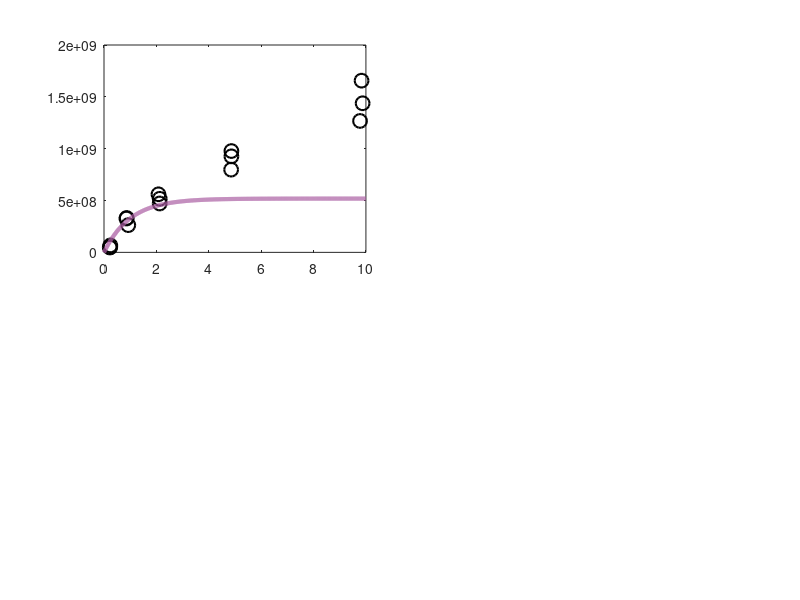

Write the MATLAB code that produced this figure. (Note: this script raises an error after producing the figure.)
% function void = main_plt_Figure2_GEpersample_051322(void)

% plot results from fitting models: WT MOI vs. total viral yield

%%
clear all; close all; clc;

% save figure?
save_ans_Fig = 0;

figure_name = 'Figure2_modelfits_GEpersample_070522';

% 'zesty' color palette: https://venngage.com/blog/color-blind-friendly-palette/
color_violet=[169,90,161]/255;
color_lightblue=[133,192,249]/255;
color_orange = [245,121,58]/255;
color_rgb_values = [color_violet; color_orange; color_lightblue];
% color_rgb_values = [0.6627 0.3529 0.6314; 0.9608  0.4745   0.2275; 0.5216    0.7529    0.9765];

Ncells = 2e6;


%% load fitting data
% includes experimenatal data - GE/mL vs. WT MOI - that models were fit to
load('results/FittingResults_GEpersample_062922.mat');


%%
% GE/mL (MA) after 18 hpi
data_hpi_18hrs = data.GE_output;%data.GE_output;
actual_moi = data.actual_moi;
actual_moi_array = actual_moi;

%% loading results
actual_moi_finer = results.actual_moi_finer;
ilist = 0:15; % this should be saved!!

GE_model_const = results.GE_model_constant;
cell_output_constant = results.cell_output_MLE_constant;

GE_model_linear = results.GE_model_linear; %Get_GE_linear(actual_moi_finer, m_fit_linear, Ncells);
cell_output_linear = results.cell_output_MLE_linear;

GE_model_MM = results.GE_model_MM;
cell_output_MM = results.cell_output_MLE_MM;

%% now plot the results
figure(1); set(gcf, 'Position',  [200, 100, 825, 700]);

%% panel A: MOI vs. viral yield
figure(1); subplot(2,2,1);
h(1) = plot(actual_moi(:,1), data_hpi_18hrs(:,1), 'ko','MarkerSize',10,'LineWidth',1.5); hold on;
plot(actual_moi(:,2:3), data_hpi_18hrs(:,2:3), 'ko','MarkerSize',10,'LineWidth',1.5); hold on;

h(2) = plot(actual_moi_finer, GE_model_const, 'Color',color_rgb_values(1,:),'LineWidth',3); hold on;
h(2).Color(4)=0.85;
h(3) = plot(actual_moi_finer, GE_model_linear, 'Color',color_rgb_values(2,:),'LineWidth',3); hold on;
h(3).Color(4)=0.85;
h(4) = plot(actual_moi_finer, GE_model_MM, 'Color',color_rgb_values(3,:),'LineWidth',3); hold on;
h(4).Color(4)=0.85;
legend boxoff
xlabel('WT Mean MOI'); ylabel('Total Viral Yield (GE/mL)')
f1=gca;
f1.LineWidth = 1;
f1.FontSize = 14;
f1.FontWeight = 'normal';
f1.FontName = 'Times';

% set(f1,'yticklabel',[{' '},{'10^{-4}'},{'10^{-2}'},{'10^0'}]);

legend(h,{'Bulk Cell Culture Data','Input-independent','Linear','Saturating'},'FontSize',14,'Location',[0.16 0.82 .15 .075]);

txt = {'A'};
text(0.125,1.04,txt,'Units','normalized','FontSize',14,'FontWeight','bold');


%% panel B: cell MOI vs. viral output
figure(1); subplot(2,2,2);
this_p = plot(ilist, cell_output_constant, 'Color',color_rgb_values(1,:),'LineWidth',3); hold on;
this_p.Color(4)=0.85;
this_p = plot(ilist, cell_output_constant, '.','MarkerSize',18, 'Color',color_rgb_values(1,:)); hold on;
this_p.Color(4)=0.85;
this_p = plot(ilist, cell_output_linear, 'Color',color_rgb_values(2,:),'LineWidth',3); hold on;
this_p.Color(4)=0.85;
this_p = plot(ilist, cell_output_linear,'.','MarkerSize',18,'Color',color_rgb_values(2,:)); hold on;
this_p.Color(4)=0.85;
this_p = plot(ilist, cell_output_MM, 'Color',color_rgb_values(3,:),'LineWidth',3); hold on;
this_p.Color(4)=0.85;
this_p = plot(ilist, cell_output_MM, '.','MarkerSize',18,'Color',color_rgb_values(3,:));
this_p.Color(4)=0.85;
axis([0 15 0 1600]);
xlabel('WT Cellular MOI, $i$','interpreter','latex');  
ylabel('Viral Yield, $\nu(i)$','interpreter','latex');
f1=gca;
f1.LineWidth = 1;
f1.FontSize = 14;
f1.FontWeight = 'normal';
f1.FontName = 'Times';

yticks([0:200:1600]);
% set(f1,'yticklabel',[{'0'},{'400'},{'800'},{'1200'},{'1600'}]);
set(f1,'yticklabel',[{'0'},{''},{'400'},{''},{'800'},{''},{'1200'},{''},{'1600'}]);


txt = {'B'};
text(0.025,1.04,txt,'Units','normalized','FontSize',14,'FontWeight','bold');


%% panel C: now load and plot heat map and confidencent intervals
load('results/loglikelihood_M_K_070522.mat');

% bounds for colorbar
lowerbound_logL = -500;
upperbound_logL = max_logL;

% heat map of loglikelihood values
figure(1); subplot(2,2,3);
h = pcolor(K_vector, m_vector,loglikelihood_values); hold on;
% h = pcolor(K_vector, m_vector,max(loglikelihood_values,lowerbound_logL)); hold on;
contour(K_vector, m_vector,loglikelihood_values_binary,'k','LineWidth',1); hold on;
% plot(ci_each_M(:,1),M_values_ci,'k','LineWidth',2); hold on;
% plot(ci_each_M(:,2),M_values_ci,'k','LineWidth',2); hold on;
plot(results.nu_MM(2),results.nu_MM(1),'k.','MarkerSize',20);
set(h, 'EdgeColor', 'none');
xlabel('WT Cellular MOI at Half Maximum Viral Yield, $K$','interpreter','latex'); 
ylabel('Maximum Viral Yield, $m$','interpreter','latex');
cb = colorbar;
set(get(cb,'Title'),'String','Loglikelihood','fontsize',14);
caxis([lowerbound_logL upperbound_logL]);
cb.Ticks = [-500,-400,-300,-200,-100,0];
% cb.Limits = [lowerbound_logL upperbound_logL];
% cb.Ticks = [-500,-400,-300];
cb.TickLabels = {'< -500','','-300','','-100','0'};
% cb.TickLabels = [{'< -500','480','460','440','420','400','380','360','340','320','300'}];
colormap('parula');
axis([2 16 700 2100]);
f1=gca;
f1.LineWidth = 1;
f1.FontSize = 14;
f1.FontWeight = 'normal';
f1.FontName = 'Times';

xticks([0:5:15]);
set(f1,'xticklabel',[{'0'},{'5'},{'10'},{'15'}]);
yticks([800:200:2000]);
set(f1,'yticklabel',[{'800'},{' '},{'1200'},{' '},{'1600'},{' '},{'2000'}]);

% set(h, 'DefaultSurfaceEdgeAlpha', 0)

txt = {'C'};
text(0.025,1.04,txt,'Units','normalized','FontSize',14,'FontWeight','bold');

%% now plot MLE input-output relation with 95% fill

% fill in confidence from 95% contour of heat map
for kk = 1:length(locs_positive(:,1))
    [K_matrix,m_matrix] = meshgrid(K_vector,m_vector);
    this_m = m_matrix(locs_positive(kk));
    this_K = K_matrix(locs_positive(kk));
    cell_output_m_K(kk,:) = this_m*ilist./(this_K+ilist);
end

rgb_values_fill = color_rgb_values(3,:)*2/3;

figure(1); subplot(2,2,4)
plot(ilist, cell_output_m_K, 'Color',rgb_values_fill,'LineWidth',3); hold on;
plot(ilist, cell_output_MM, 'Color',color_rgb_values(3,:),'LineWidth',3); hold on;
plot(ilist, cell_output_MM, '.','MarkerSize',18,'Color',color_rgb_values(3,:));
axis([0 15 0 1200])
xlabel('WT Cellular MOI, $i$','interpreter','latex'); 
ylabel('Viral Yield, $\nu(i)$','interpreter','latex');
f1=gca;
f1.LineWidth = 1;
f1.FontSize = 14;
f1.FontWeight = 'normal';
f1.FontName = 'Times';

yticks([0:200:1600]);
set(f1,'yticklabel',[{'0'},{' '},{'400'},{' '},{'800'},{' '},{'1200'}]);

txt = {'D'};
text(0.025,1.04,txt,'Units','normalized','FontSize',14,'FontWeight','bold');


%% save figure??
if save_ans_Fig
    
    folder_location = './../Figures_ms_all/main/';
    saveas(f1,strcat(folder_location,figure_name),'epsc');
    
    fprintf('Figure saved:\n');
    fprintf(strcat(figure_name,'\n\n'));
    
    fprintf('Location:\n');
    fprintf(strcat(folder_location,'\n\n'));
    
else
    
    fprintf('Figure not saved.\n');
    
end
